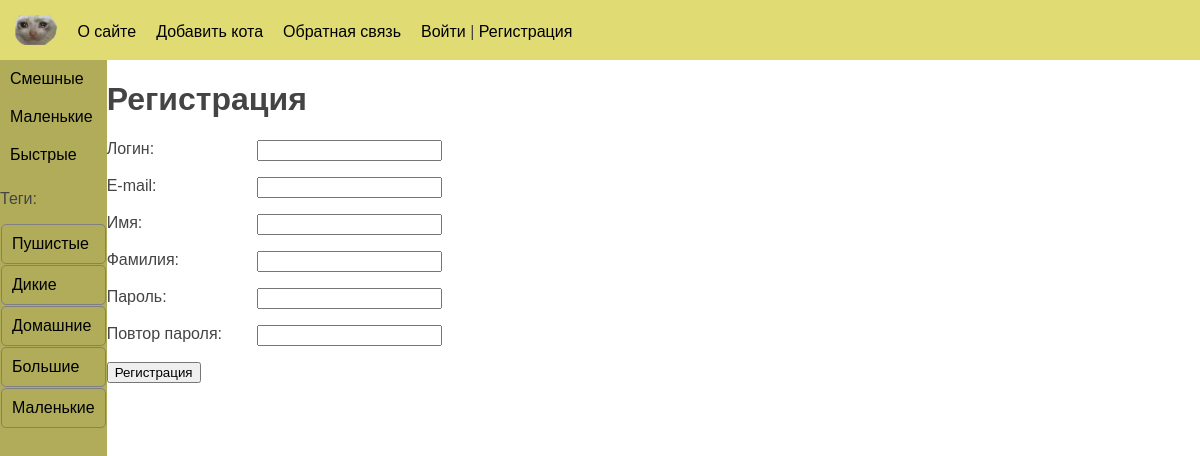
The app's page /users/register/, older data.
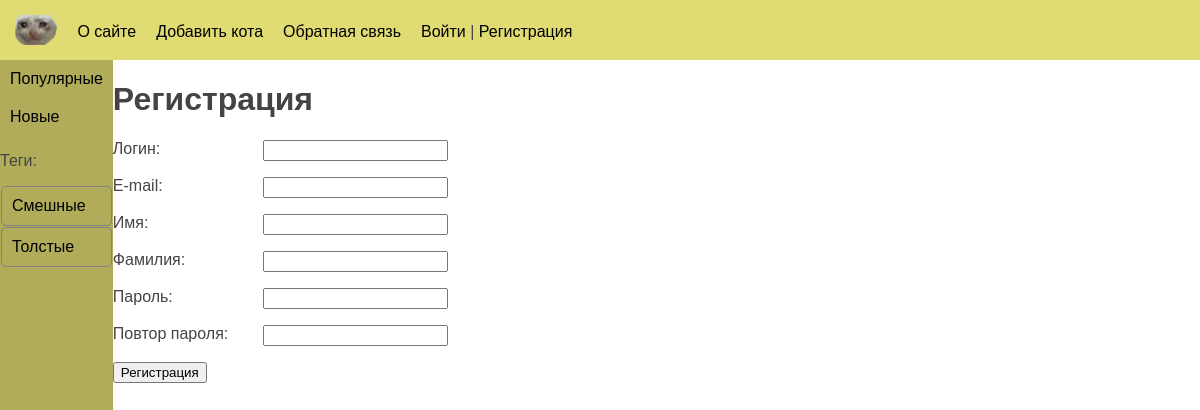
The same page, newer data.
### cats/models.py (models this page shows, shortened)
class Category(models.Model):
    class Meta:
        verbose_name = 'Категория'
        verbose_name_plural = 'Категории'
    name = models.CharField(max_length=100, db_index=True, verbose_name='Категория')
    slug = models.SlugField(max_length=255, db_index=True, verbose_name='URL')
    def get_absolute_url(self):
        return reverse('category', kwargs={'category_slug': self.slug})

class TagPosts(models.Model):
    tag = models.CharField(max_length=100, db_index=True)
    slug = models.SlugField(max_length=255, unique=True, db_index=True)
    def get_absolute_url(self):
        return reverse('tag', kwargs={'tag_slug': self.slug})

### users/views.py (the view)
# urls.py: path('register/', views.RegisterUserView.as_view(), name='register'),
class RegisterUserView(CreateView):
    form_class = RegisterUserForm
    template_name = 'users/register.html'
    extra_context = {'title': 'Регистрация'}
    success_url = reverse_lazy('users:login')

### users/forms.py (shortened to what this page needs)
class RegisterUserForm(UserCreationForm):
    username = forms.CharField(label='Логин')
    password1 = forms.CharField(label='Пароль', widget=forms.PasswordInput)
    password2 = forms.CharField(label='Повтор пароля', widget=forms.PasswordInput)
    class Meta:
        model = get_user_model()
        fields = ['username', 'email', 'first_name', 'last_name', 'password1', 'password2']
        labels = {'email': 'E-mail', 'first_name': 'Имя', 'last_name': 'Фамилия'}
        widgets = {
            'email': forms.TextInput(attrs={'class': 'form-input'}),
            'first_name': forms.TextInput(attrs={'class': 'form-input'}),
            'last_name': forms.TextInput(attrs={'class': 'form-input'}),
        }

### cats/templatetags/cats_tags.py (called while the page is built)
@register.inclusion_tag('cats/list_categories.html')
def show_categories(selected_index=0):
    categories = Category.objects.all()
    return {"cats": categories, "selected_id": selected_index}

@register.inclusion_tag('cats/list_tags.html')
def show_all_tags():
    return {"tags": TagPosts.objects.all()}

### users/context_processor.py (called while the page is built)
def get_cat_context(request):
    return {'mainmenu': menu}

### users/templates/users/register.html (shortened to what this page needs)
{% extends 'base.html' %}
{% block content %}
<h1>Регистрация</h1>
<form method="post">
    {% for f in form %}
        <p><label class="form-label" for="{{f.id_for_label }}">{{f.label}}: </label>{{ f }}</p>
    {% endfor %}
    <p ><button type="submit">Регистрация</button></p>
</form>
{% endblock %}

### cats/templates/cats/list_categories.html
{% for cat in cats %}
  {% if cat.id == selected_id %}<div class="selected">{%else%}<div>{%endif%}
  <a href="{{ cat.get_absolute_url }}">{{cat.name}}</a></div>
{% endfor %}

### cats/templates/cats/list_tags.html
{% if tags %}
  <p>Теги:</p>
  {% for t in tags %}
      <div class="tag-element"><a href="{{ t.get_absolute_url }}">{{t.tag}}</a></div>
  {% endfor %}
{% endif %}

Row changes from the older to the newer data that the page shows:
removed Category: name "Смешные"
removed Category: name "Маленькие"
removed Category: name "Быстрые"
removed TagPosts: tag "Дикие"
removed TagPosts: tag "Домашние"
removed TagPosts: tag "Большие"
removed TagPosts: tag "Маленькие"
added Category: name "Популярные"
added Category: name "Новые"
changed TagPosts: tag "Пушистые" → "Смешные"
added TagPosts: tag "Толстые"
